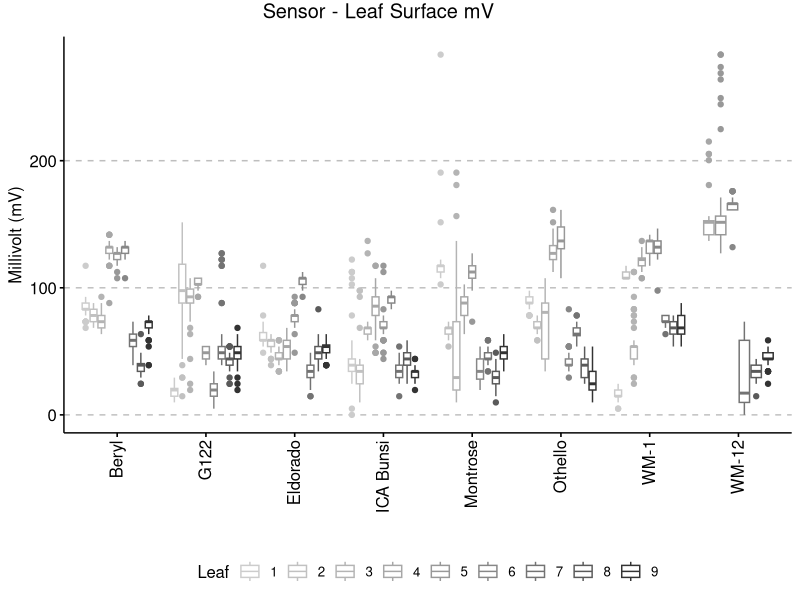
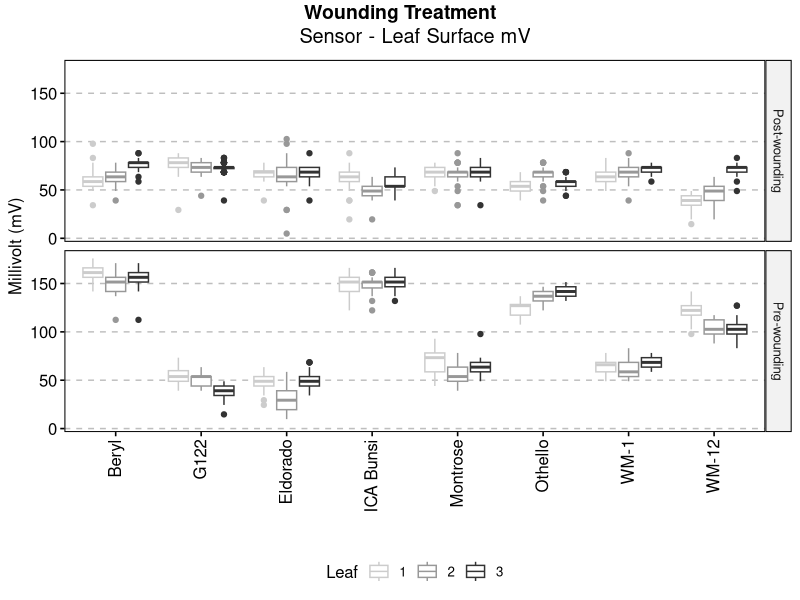

Generate these figures, in order, with R:
## ---- chunk 1
library(readxl) #needed for loading xlsx file
library(tidyverse) #contains ggplot2, dplyr, tidyr, readr, purrr, tibble, stringr, forcats packages 
library(ggpubr) #requires tidyverse to be loaded first, needed for graphs (e.g. ggboxplot function)
## ---- chunk 2
SensorData<-read_excel("TableS1.xlsx",sheet = "Sensor-leafmV", col_types = c("text", "numeric","numeric","numeric","numeric","text")) # loading excel, defining which sheet is loaded and defining the type of each column
#SensorData <- na.omit(SensorData) #removes all rows with NA - found in some of WM-12 data
SensorData$Cultivar <- factor(SensorData$Cultivar, levels = c("Beryl", "G122", "Eldorado", "ICA Bunsi", "Montrose", "Othello","WM-1","WM-12")) #order the Cultivars (for graph later on)
## ---- chunk 3
SensorWound<- SensorData%>% filter(Block == 4) #Create a new table from SensorData that just has Block 4 (wounding) - will be used for Figure S3
SensorData<- SensorData %>% filter(Block < 4) #removes Block 4 from SensorData (Wounded Treatment)- will be used for Figure S2
## ---- chunk 4
SensorData$Leaf <-factor(SensorData$Leaf, levels = c("1", "2", "3", "4", "5", "6", "7", "8", "9"))  #defines Leaf number as a factor, needed to ensure that the group below can be grouped by Leaf
FigS2<-ggboxplot(SensorData,"Cultivar", "mV", color = "Leaf", palette="grey", title="Sensor - Leaf Surface mV") + #facet.by = group plots by TimePoint (pre and post), and group by color = Leaf, palette is greyscale
ylab("Millivolt (mV)") + #renam y axis
xlab("") + #blank out x axis label
theme(axis.text.x = element_text(size=12,angle = 90,vjust = 0.4, hjust=1)) + # x axis font size + change orientation of x axis labels
theme(axis.text.y = element_text(size=12))+ # y axis font size
theme(panel.grid.major.y = element_line(colour = "grey", linetype="dashed",size=0.5), panel.grid.minor.x = element_line(colour="grey", linetype="blank")) + #adding grid lines to graph, minor grids (0.5) are blank to remove them
theme(plot.title = element_text(hjust = 0.4, vjust=2)) + #Centering title
guides(colour = guide_legend(nrow = 1)) #legend below all 1 line instead of 2 lines
FigS2<-ggpar(FigS2, legend = "bottom") # Legend at bottom
#FigS2<- annotate_figure(FigS2, top = text_grob("No Treatment", color = "black", face = "bold", size = 14)) #Adding a main title above the panels
FigS2
## ---- chunk 5
SensorWound$Leaf <-factor(SensorWound$Leaf, levels = c("1", "2", "3")) #defines Leaf number as a factor, needed to ensure that the group below can be grouped by Leaf
FigS3<-ggboxplot(SensorWound,"Cultivar", "mV",facet.by = "TimePoint", color = "Leaf", palette="grey", title="Sensor - Leaf Surface mV") + #facet.by = group plots by TimePoint (pre and post), and group by color = Leaf, palette is greyscale
ylab("Millivolt (mV)") + #renam y axis
xlab("") + #blank out x axis label
theme(axis.text.x = element_text(size=12,angle = 90,vjust = 0.4, hjust=1)) + # x axis font size + change orientation of x axis labels
theme(axis.text.y = element_text(size=12))+ # y axis font size
theme(panel.grid.major.y = element_line(colour = "grey", linetype="dashed",size=0.5), panel.grid.minor.x = element_line(colour="grey", linetype="blank")) + #adding grid lines to graph, minor grids (0.5) are blank to remove them
theme(plot.title = element_text(hjust = 0.5, vjust=2)) #Centering title
FigS3<-ggpar(FigS3, legend = "bottom") # Legend at bottom
FigS3<-FigS3+facet_grid(rows=vars(TimePoint)) #Creates 2 rows of graphs of Pre and Post
FigS3<- annotate_figure(FigS3, top = text_grob("Wounding Treatment", color = "black", face = "bold", size = 14)) #Adding a main title above the panels
FigS3
